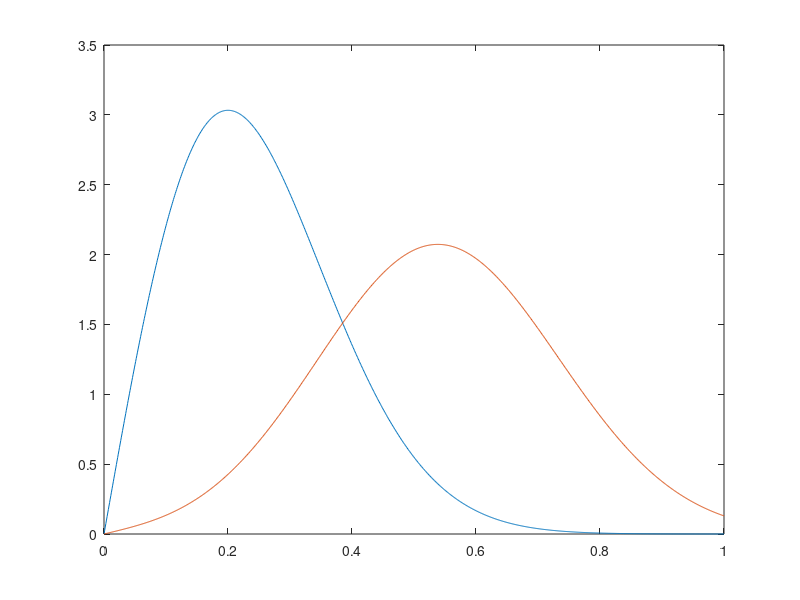
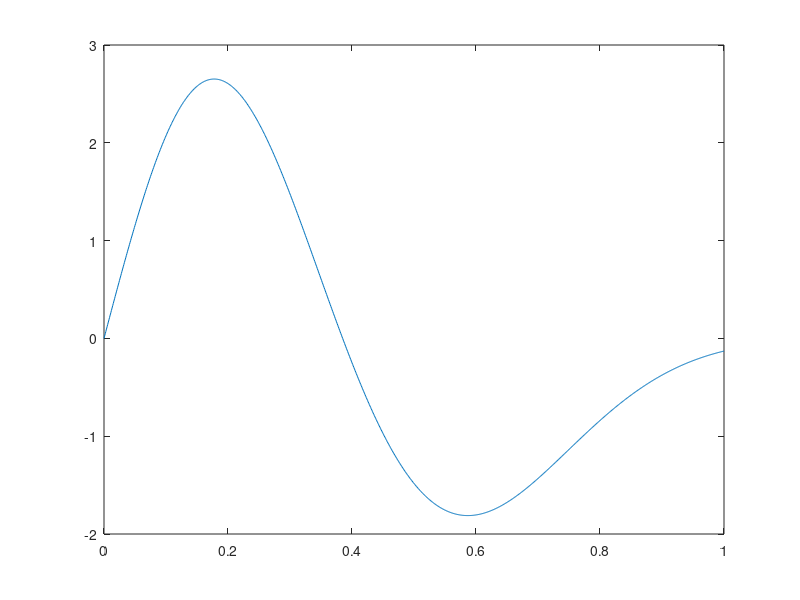
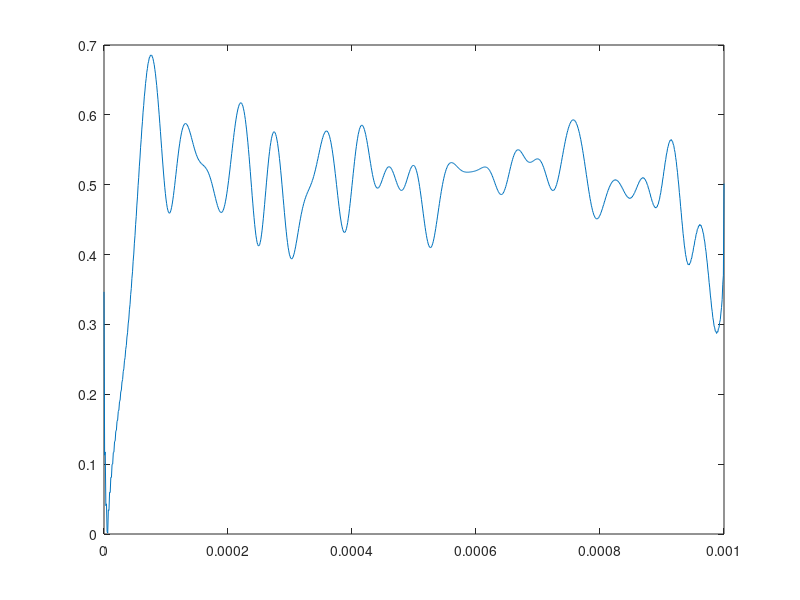

These charts were generated, in order, by the following MATLAB code:
%% This is the code for Problem 4
%% Created on Jan 8th,2020 by Tony Zhang

clear all;
close all;
clc;

% Parameters setting
    theta = unifrnd(0,2*pi);
    t = 0:1/1e6:1/1e3;
    time_length = length(t);
    f = 1000;
    SNR = input("Please specify the SNR of the signal:");
    sig = 0.2;
    V = sqrt(2)*sig*10^(SNR/20);
    gaussian_noise = normrnd(0,sig,[1,time_length]);

% Generate the received signal
    received_signal = V*cos(2*pi*f*t+theta)+gaussian_noise;

% Generate a low pass filter
    %%Set the parameters of the low pass filter
    Fp  =   1.2*f;
    Fst =   2*f;        
    Ap  =   3;
    Ast =   60;
    fs  =   50*f;
    Wp  =   Fp*2/fs;
    Wst =   Fst*2/fs; 
    [n,Wn] = buttord(Wp,Wst,Ap,Ast);
    [b,a] = butter(n,Wn);

% Filter the received signal
    filtered_signal  =   filter(b,a,received_signal);

% Get the envelope with Hilbert Transform
    filtered_signal_hilbert = hilbert(filtered_signal);
    filtered_signal_envelope = abs(filtered_signal_hilbert);

% Calculate the threshold
    % Specify the parameters
    if SNR<20
        x0 = [0.1 1];
        x = 0:1/1e3:1;
    else
        if SNR<30
            x0 = [0.1 3];
            x = 0:1/1e3:4;
        else
            x0 = [0.1 5];
            x = 0:1/1e3:10;
        end
    end
    % Get the pdf of two
        rayleigh_pdf = raylpdf(x,sig);
        rician_pdf = pdf('Rician',x,V,sig);

    % Plot the density and their difference
        plot(x,rayleigh_pdf);
        hold on;
        plot(x,rician_pdf);

        figure;
        plot(x,rayleigh_pdf-rician_pdf);
    % Get the threshold
        difference_template = @(u,mu1,nu1) ((u/(mu1^2))*exp(-u^2/(2*(mu1^2))))-(besseli(0,(u*nu1/mu1^2))*(u/mu1^2)*exp(-(u^2+nu1^2)/(2*mu1^2))); % Call a function
        mu1 = sig;
        nu1 = V;
        difference_object = @(u) difference_template(u,mu1,nu1);
        if SNR<30
            Vt = fzero(difference_object,x0);
        else
            Vt = 4.4921;
        end

% Compare the envelope with the threshold
    figure;
    plot(t,filtered_signal_envelope);
    detection_error = 0;
    for i=1:1000
        if filtered_signal_envelope(i)<Vt
            detection_error = detection_error + 1;
        end
    end
    error_probability = detection_error/1000;

% Display the error probability
    disp(['The error probability is ',num2str(error_probability*100),'%']);

